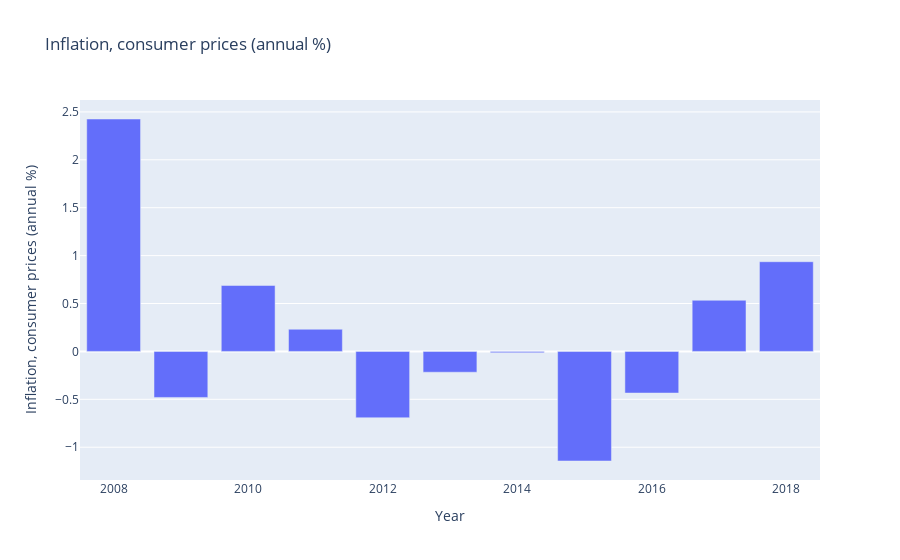

Here is the notebook cell this chart was saved with:
### Code cell
var='Inflation, consumer prices (annual %)'
fig = go.Figure()
fig = px.bar(df_swi, x=df_swi['Year'], y=var,
            title=var, orientation='v')
fig.update_traces(hoverinfo='all')

### Figure 1 — Plotly figure (JSON) as saved in the notebook; plotly's stock layout.template omitted (floating-point values rounded to 4 significant figures)
{"data": [{"alignmentgroup": "True", "hoverinfo": "all", "hovertemplate": "Year=%{x}<br>Inflation, consumer prices (annual %)=%{y}<extra></extra>", "legendgroup": "", "marker": {"color": "#636efa", "pattern": {"shape": ""}}, "name": "", "offsetgroup": "", "orientation": "v", "showlegend": false, "textposition": "auto", "type": "bar", "x": [2008, 2009, 2010, 2011, 2012, 2013, 2014, 2015, 2016, 2017, 2018], "xaxis": "x", "y": [2.426, -0.4805, 0.6882, 0.2313, -0.6926, -0.2173, -0.0132, -1.144, -0.4346, 0.5338, 0.9363], "yaxis": "y"}], "layout": {"autosize": true, "barmode": "relative", "legend": {"tracegroupgap": 0}, "title": {"text": "Inflation, consumer prices (annual %)"}, "xaxis": {"anchor": "y", "autorange": true, "domain": [0, 1], "range": [2008.0, 2018.0], "title": {"text": "Year"}, "type": "linear"}, "yaxis": {"anchor": "x", "autorange": true, "domain": [0, 1], "range": [-1.342, 2.624], "title": {"text": "Inflation, consumer prices (annual %)"}, "type": "linear"}}}
